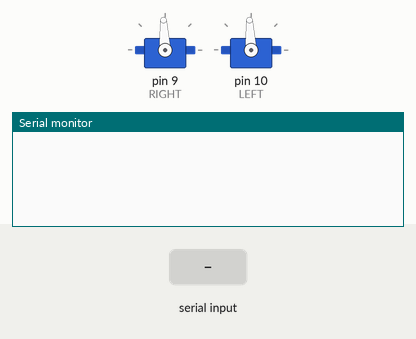
Recording of a sketch running on a simulated Arduino Uno, built with avr-gcc and run on an emulated ATmega328P. Shown: 2 × servo, the last lines printed to the serial monitor. Inputs (shaded band) come from the test bench.

Above: at 1.2 s.
1.3 s: "@\n" received over Serial
At 2.5 s:
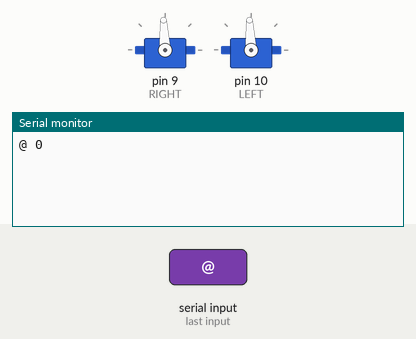
2.8 s: "90,45\n" received over Serial
At 4.0 s:
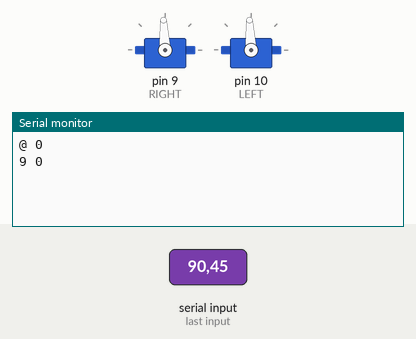

Measured:
- after the input at 1.3 s, the serial monitor: prints a new line at once (image 1)
- after the input at 2.8 s, the serial monitor: prints a new line at once (image 2)

The sketch:

Robot.ino
```cpp
#include <SoftwareSerial.h>
#include <Servo.h>

int RIGHT = 9;
int LEFT = 10;

int STOP = 127;

Servo right_side;
Servo left_side;

int idx;
int left_joy_val;
int right_joy_val;

int signalCounter;
char data_char;
String buffer;

void right_pwm(int val){
//Value from 0 to 255, 127 = stopped
  if ((val > 110) && (val < 142))
    val = 127;
  else if (val < 0)
    val = 0;
  else if (val > 255)
    val = 255;
  int micro_seconds = 990;
  micro_seconds += (val * 4);
  right_side.writeMicroseconds(micro_seconds);
  return;
}

void left_pwm(int val){
//Value from 0 to 255, 127 = stopped
  if ((val > 110) && (val < 142))
    val = 127;
  else if (val < 0)
    val = 0;
  else if (val > 255)
    val = 255;
  int micro_seconds = 990;
  micro_seconds += (val * 4);
  left_side.writeMicroseconds(micro_seconds);
  return;
}


void setup(){
    Serial.begin(9600);
    signalCounter = 0;
    right_side.attach(RIGHT);
    left_side.attach(LEFT);
    right_pwm(127);  //Make sure both cims are stopped at initialization
    left_pwm(127);  //Make sure both cims are stopped at initialization
}

int stringIndex(String input, char indexChar){
  int i;
  for (i = 0; i < input.length(); i++)
    if (input[i] == indexChar) return i;
  return -1;
}

void loop(){
    //Handle Serial Data

    if (Serial.available() > 0){
      signalCounter = 0;
      data_char = Serial.read();
      if(data_char == '\n'){
        data_char = buffer[0];
        Serial.print(data_char);
        Serial.print(" ");
        Serial.println(signalCounter);
        if (data_char == '@'){
          //Remove @ and space
            buffer = buffer.substring(2);
            idx = stringIndex(buffer, ' ');
            if (idx > 0){
              left_joy_val = buffer.substring(0, idx).toInt();
              right_joy_val = buffer.substring((idx+1), buffer.length()).toInt();

              if ((left_joy_val > -50) && (left_joy_val < 280)){
                if ((right_joy_val > -50) && (right_joy_val < 280)){
                  //Sanity check
                  left_pwm(left_joy_val);
                  right_pwm(right_joy_val);
                }
              }
            }
        }


        buffer = "";
      }
      else{
        buffer += data_char;
      }
    }
    else{
      if (signalCounter > 10000){
        left_pwm(STOP);
        right_pwm(STOP);
      }
      else
        signalCounter++;
    }
}
```
